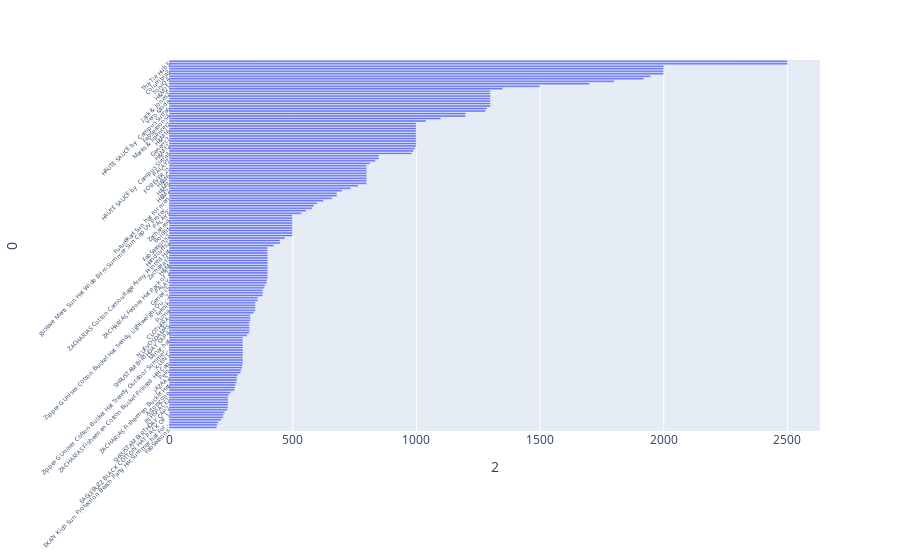

The code cell stored with this chart in its notebook:
### Code cell
plt2=px.bar(table,x=2,y=0)
plt2.update_layout(
    yaxis=dict(
        tickangle=-45,
        tickfont=dict(size=6),
        automargin=True
    )
)
plt2

### Figure 1 — Plotly figure (JSON) as saved in the notebook; plotly's stock layout.template omitted (floating-point values rounded to 4 significant figures; data arrays with more than 128 entries replaced by an {"elided": "..."} marker saying what was removed)
{"data": [{"alignmentgroup": "True", "hovertemplate": "2=%{x}<br>0=%{y}<extra></extra>", "legendgroup": "", "marker": {"color": "#636efa", "pattern": {"shape": ""}}, "name": "", "offsetgroup": "", "orientation": "h", "showlegend": false, "textposition": "auto", "type": "bar", "x": {"elided": "149 int values"}, "xaxis": "x", "y": {"elided": "149 str values"}, "yaxis": "y"}], "layout": {"barmode": "relative", "legend": {"tracegroupgap": 0}, "margin": {"t": 60}, "xaxis": {"anchor": "y", "domain": [0, 1], "title": {"text": "2"}}, "yaxis": {"anchor": "x", "automargin": true, "domain": [0, 1], "tickangle": -45, "tickfont": {"size": 6}, "title": {"text": "0"}}}}
